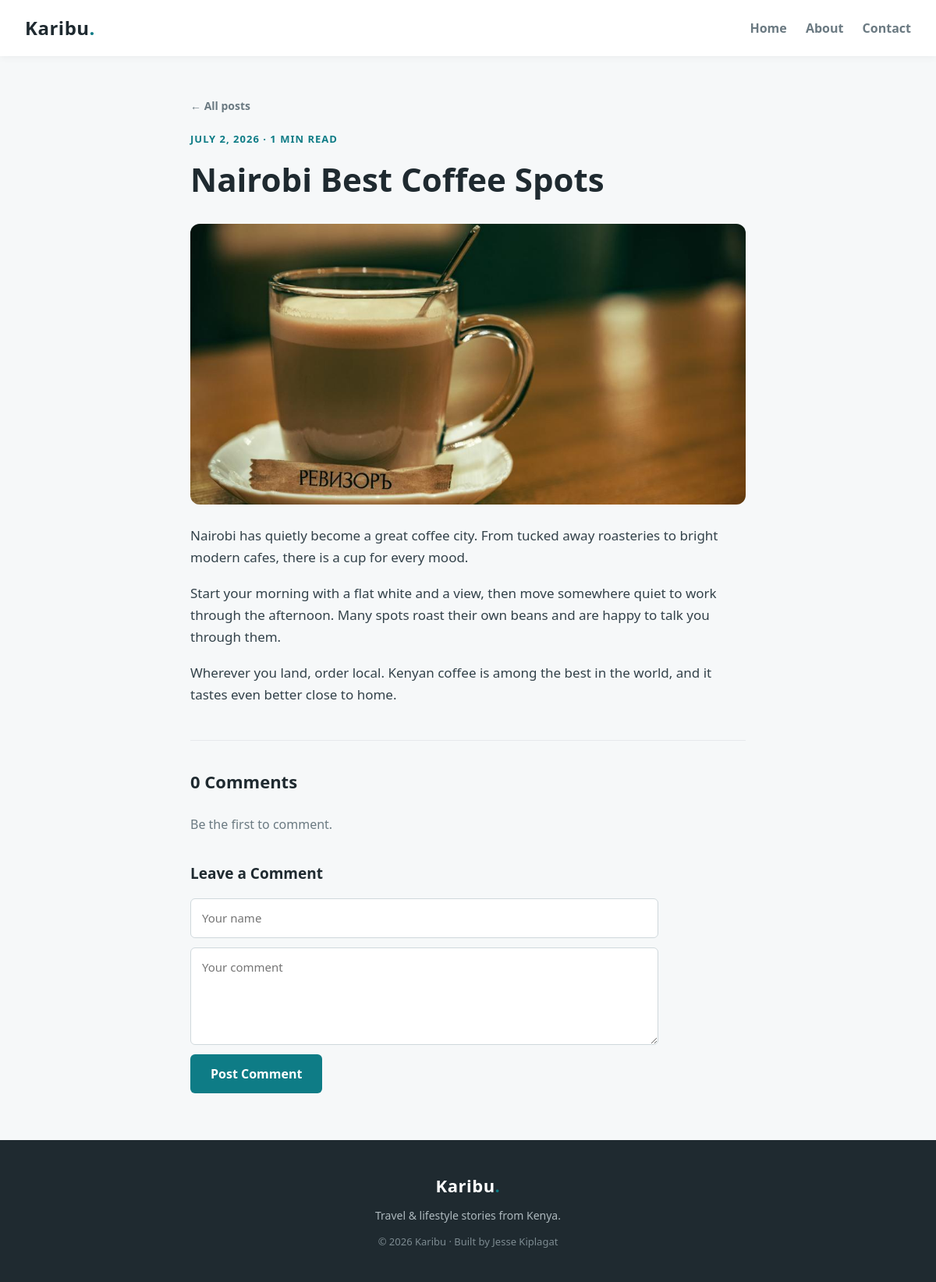
Screenshot of /post.php?id=3 with the database file from the repository.
### tables this page shows
CREATE TABLE IF NOT EXISTS posts (
  id INT AUTO_INCREMENT PRIMARY KEY,
  title VARCHAR(200) NOT NULL,
  slug VARCHAR(220) NOT NULL,
  excerpt VARCHAR(300) NOT NULL,
  body TEXT NOT NULL,
  image VARCHAR(120) NOT NULL,
  created_at DATETIME NOT NULL DEFAULT CURRENT_TIMESTAMP
);

### post.php (the view, shortened to what this page needs)
<?php
require __DIR__ . '/includes/db.php';
require __DIR__ . '/includes/functions.php';
$id = isset($_GET['id']) ? (int) $_GET['id'] : 0;
$stmt = $pdo->prepare('SELECT * FROM posts WHERE id = ?');
$stmt->execute([$id]);
$post = $stmt->fetch();
$comments = $pdo->prepare('SELECT * FROM comments WHERE post_id = ? ORDER BY created_at ASC');
$comments->execute([$id]);
$comments = $comments->fetchAll();
require __DIR__ . '/includes/header.php';
?>
  <article class="single">
    <a class="back" href="index.php">← All posts</a>
    <span class="date"><?= date('F j, Y', strtotime($post['created_at'])) ?> · <?= reading_time($post['body']) ?></span>
    <h1><?= htmlspecialchars($post['title']) ?></h1>
    <img src="images/<?= htmlspecialchars($post['image']) ?>" alt="<?= htmlspecialchars($post['title']) ?>">
    <div class="content"><?= render_paragraphs($post['body']) ?></div>
    <section class="comments" id="comments">
      <h2><?= count($comments) ?> Comment<?= count($comments) === 1 ? '' : 's' ?></h2>
      <?php if (!$comments): ?><p class="no-comments">Be the first to comment.</p><?php endif; ?>
      <h3 class="leave-title">Leave a Comment</h3>
      <form class="comment-form" method="post" action="post.php?id=<?= $id ?>#comments">
        <input type="text" name="name" placeholder="Your name" value="<?= htmlspecialchars($_POST['name'] ?? '') ?>" required>
        <textarea name="comment" rows="4" placeholder="Your comment" required><?= htmlspecialchars($_POST['comment'] ?? '') ?></textarea>
        <button type="submit" class="btn-teal">Post Comment</button>
      </form>
    </section>
  </article>
<?php require __DIR__ . '/includes/footer.php'; ?>

### includes/functions.php (shortened to what this page needs)
<?php
function render_paragraphs($text)
{
    $blocks = preg_split('/\n\s*\n/', trim($text));
    $html = '';
    foreach ($blocks as $block) {
        $block = trim($block);
        $html .= '<p>' . nl2br(htmlspecialchars($block)) . '</p>';
    }
    return $html;
}
function reading_time($text)
{
    $words = str_word_count(strip_tags($text));
    $minutes = max(1, (int) ceil($words / 200));
    return $minutes . ' min read';
}

### style.css (style rules this page uses)
:root { --accent: #0e7c86; --accent-dark: #0a5c63; --ink: #1f2a30; --muted: #6b7a82; --bg: #f6f8f9; }
* { margin: 0; padding: 0; box-sizing: border-box; }
body { font-family: 'Segoe UI', system-ui, Tahoma, sans-serif; color: var(--ink); background: var(--bg); line-height: 1.65; }
img { display: block; max-width: 100%; }
.btn-teal { background: var(--accent); color: #fff; border: none; border-radius: 6px; padding: 12px 26px; font: inherit; font-weight: 600; cursor: pointer; }
.single .content p { margin-bottom: 18px; }
.comments { margin-top: 44px; border-top: 1px solid #e6e9ec; padding-top: 34px; }
.comments h2 { font-size: 22px; margin-bottom: 24px; }
.no-comments { color: var(--muted); }
.leave-title { font-size: 19px; margin: 34px 0 16px; }
.comment-form { display: flex; flex-direction: column; gap: 12px; max-width: 600px; }
.comment-form input, .comment-form textarea { padding: 12px 14px; border: 1px solid #cfd8dc; border-radius: 6px; font: inherit; font-size: 15px; }
.comment-form .btn-teal { align-self: flex-start; }
.date { color: var(--accent); font-size: 13px; font-weight: 700; text-transform: uppercase; letter-spacing: 1px; }
.single { max-width: 760px; margin: 50px auto; padding: 0 24px; }
.single .back { text-decoration: none; color: var(--muted); font-weight: 600; font-size: 14px; }
.single .date { display: block; margin: 20px 0 6px; }
.single h1 { font-size: clamp(28px, 5vw, 42px); margin-bottom: 22px; }
.single img { width: 100%; height: 360px; object-fit: cover; border-radius: 12px; margin-bottom: 26px; }
.single .content { font-size: 17px; color: #33424a; }

### rows the page displays
posts: created_at "JULY 2, 2026", body "1 MIN READ", title "Nairobi Best Coffee Spots", image (picture), body "Nairobi has quietly become a great coffee city. From tucked away roasteries to bright modern cafes, there is a cup for every mood.", body "Start your morning with a flat white and a view, then move somewhere quiet to work through the afternoon. Many spots roast their own beans and are happy to talk you through them.", body "Wherever you land, order local. Kenyan coffee is among the best in the world, and it tastes even better close to home."

### other values shown
count($comments) "0"
